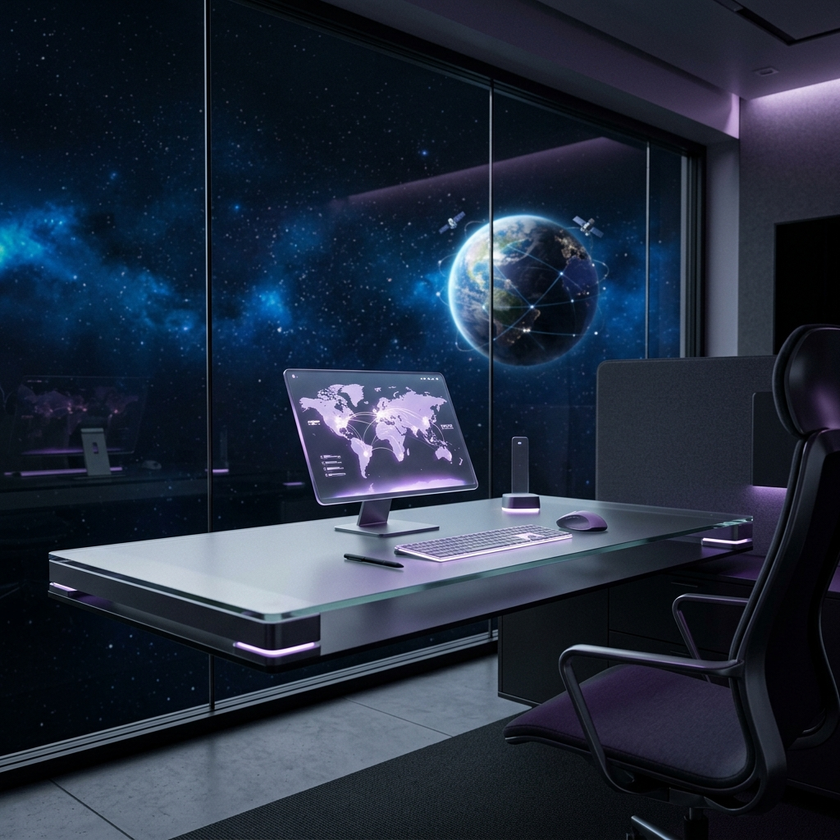
#> input picture hero_glass_bg_new.png, 840 x 840 px, shrunk from 1024 x 1024 before the run, found by its file name
$ python analyze_logo.py
#> lines starting #> are read from the running program, lines starting #| are printed output that depends on the picture
from PIL import Image
import numpy as np

img = Image.open("c:/Users/bem/Desktop/accu/hero_glass_bg_new.png")
#> img is the input picture: PIL image 840x840 RGB; mean R, G, B 35, 45.1, 61.5
arr = np.array(img)

# Find pixels with high purple color
# Purple has high R and B, low G
r = arr[:, :, 0].astype(float)
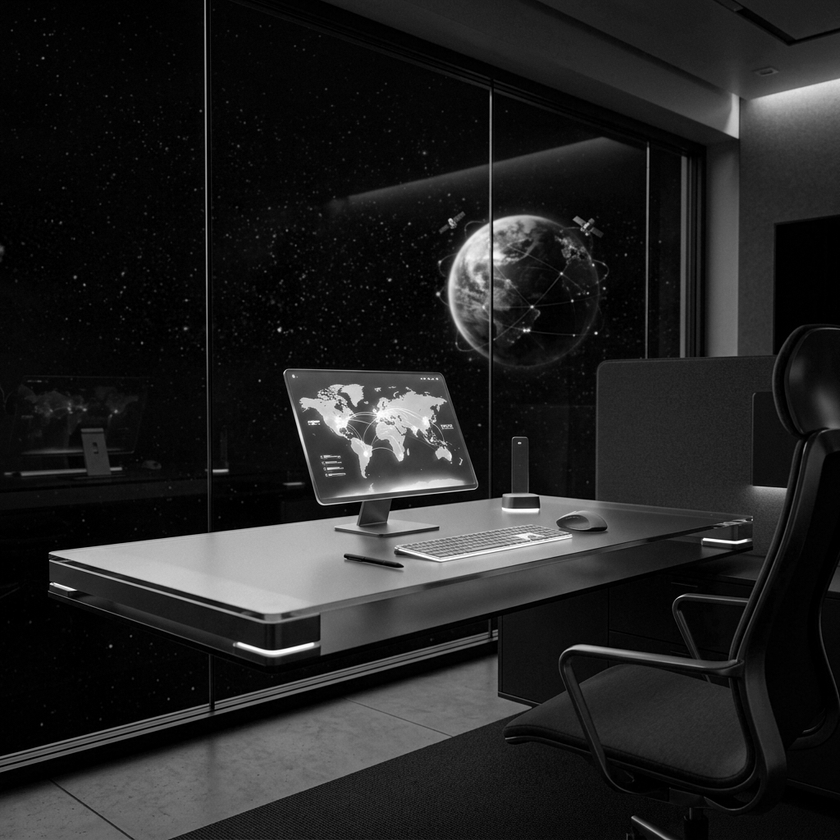
#> r: shape (840, 840) float64; min 0, max 255, mean 35
g = arr[:, :, 1].astype(float)
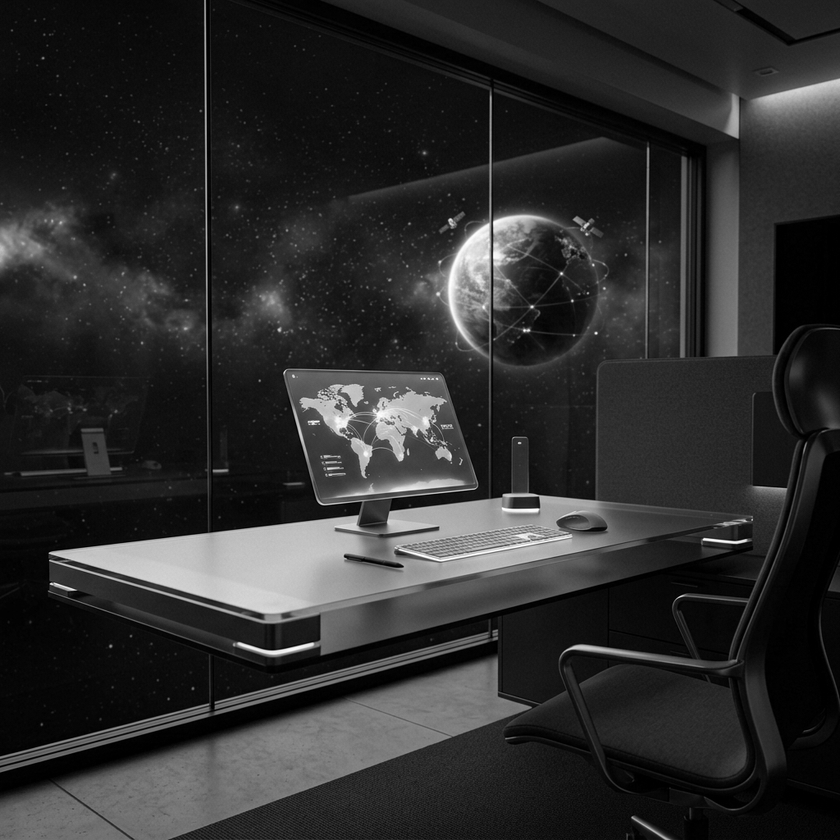
#> g: shape (840, 840) float64; min 0, max 255, mean 45.1
b = arr[:, :, 2].astype(float)
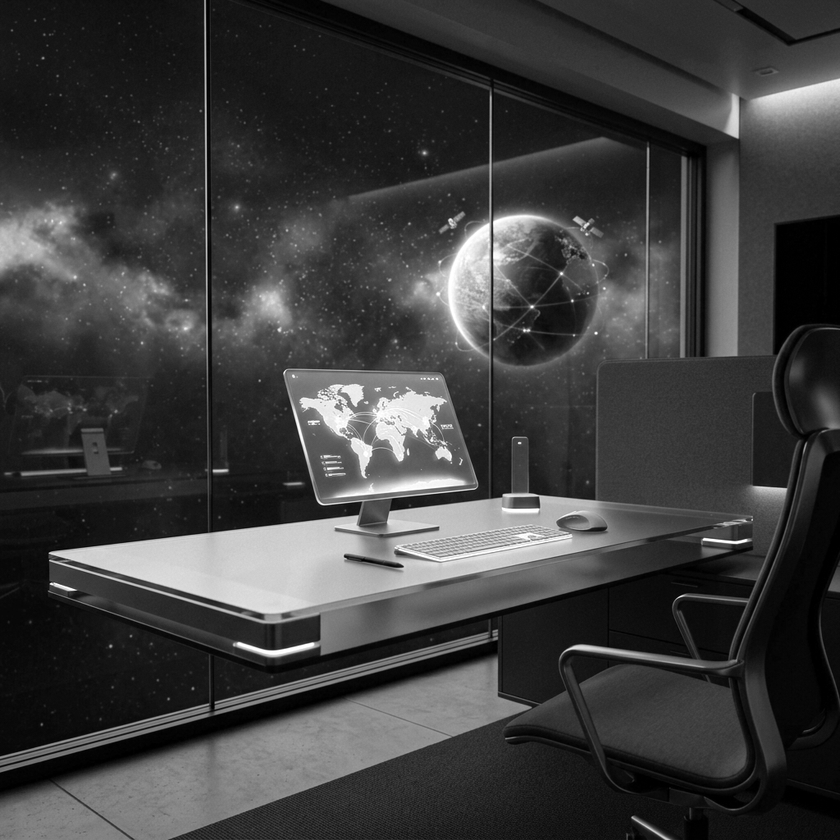
#> b: shape (840, 840) float64; min 0, max 255, mean 61.5

# Select pixels where red and blue are high, and green is relatively low
# Specifically, we want the bright purple logo
mask = (r > 100) & (b > 100) & (g < 120) & (abs(r - b) < 60)
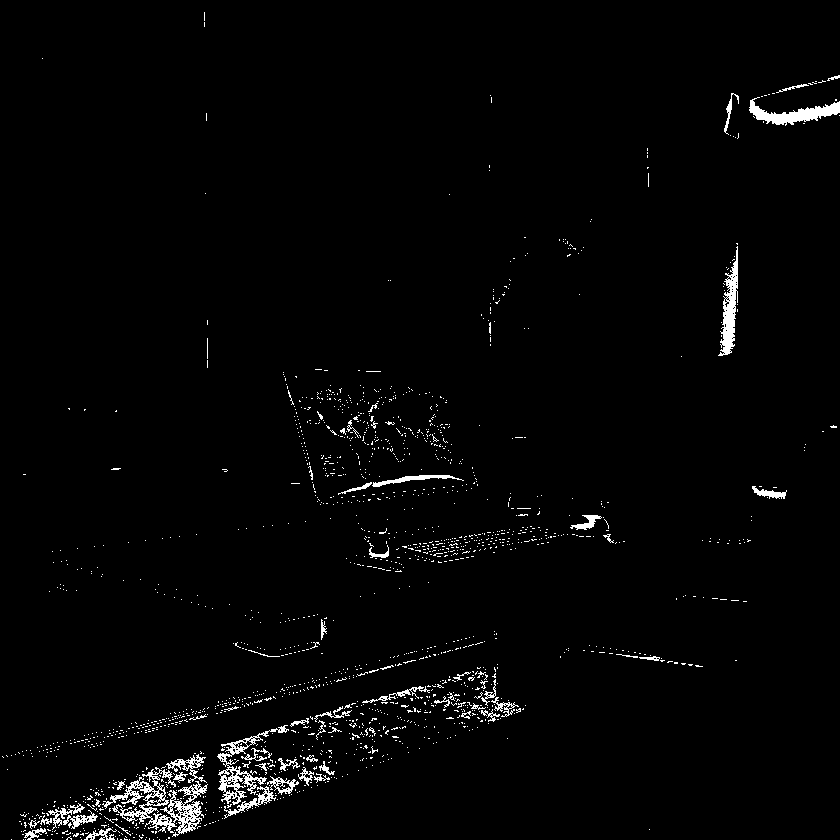
#> mask: shape (840, 840) bool; 2% white in thin lines or dots

coords = np.argwhere(mask)
#> coords = 14403 pairs, first value 12 to 839, second value 2 to 839
if len(coords) > 0:
    min_y, min_x = coords.min(axis=0)[:2]
#> min_y = 12; min_x = 2
    max_y, max_x = coords.max(axis=0)[:2]
#> max_y = 839; max_x = 839
    center_y = (min_y + max_y) / 2
#> center_y = 425.5
    center_x = (min_x + max_x) / 2
#> center_x = 420.5
    print(f"Purple logo bounds: X={min_x}..{max_x}, Y={min_y}..{max_y}")
#| Purple logo bounds: X=2..839, Y=12..839
    print(f"Purple logo center: X={center_x}, Y={center_y}")
#| Purple logo center: X=420.5, Y=425.5
else:
    print("Purple logo not found with basic threshold, trying wider search...")
